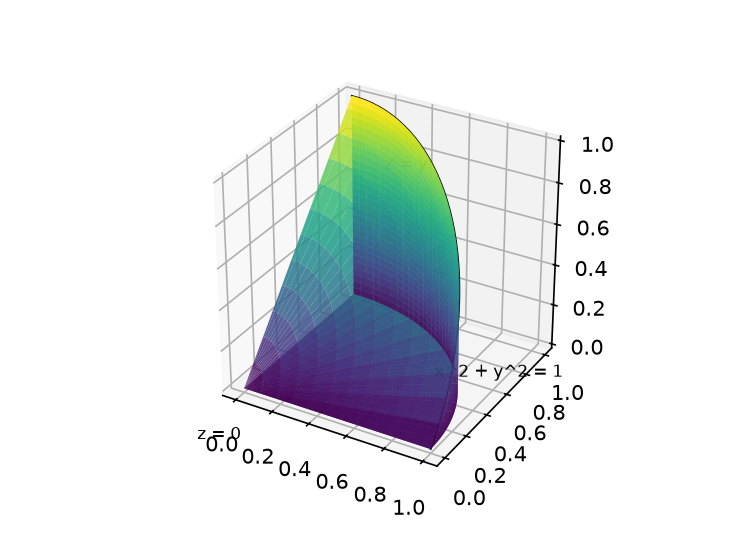

The script that saved this image:
"""Figure 1.1: the solid E under the plane z = y inside the quarter cylinder."""

import matplotlib
matplotlib.use("Agg")
import matplotlib.pyplot as plt
import numpy as np

theta = np.linspace(0, np.pi / 2, 40)
rad = np.linspace(0, 1, 24)
th, rr = np.meshgrid(theta, rad)
x, y = rr * np.cos(th), rr * np.sin(th)

fig, ax = plt.subplots(subplot_kw={"projection": "3d"}, figsize=(5, 3.6))
cmap = plt.get_cmap("viridis")
ax.plot_surface(x, y, np.zeros_like(x), cmap=cmap, alpha=0.85, rstride=2, cstride=2)
ax.plot_surface(x, y, y, cmap=cmap, alpha=0.85, rstride=2, cstride=2)
ts, ss = np.meshgrid(np.linspace(0, np.pi / 2, 40), np.linspace(0, 1, 30))
ax.plot_surface(np.cos(ts), np.sin(ts), ss * np.sin(ts), cmap=cmap, alpha=0.85)
ax.plot(np.cos(theta), np.sin(theta), np.sin(theta), color="k", lw=0.8)
ax.text2D(0.05, 0.1, "z = 0", transform=ax.transAxes, fontsize=8)
ax.text2D(0.5, 0.75, "z = y", transform=ax.transAxes, fontsize=8)
ax.text2D(0.62, 0.25, "x^2 + y^2 = 1", transform=ax.transAxes, fontsize=8)
ax.set_box_aspect((1, 1, 1))
fig.savefig("calculus-15.7.49/solution/part1_figure1.png", dpi=150)
figure, axes = fig, ax
figure.canvas.draw()
renderer = figure.canvas.get_renderer()
artists = list(axes.texts) + ([axes.get_legend()] if axes.get_legend() else [])
for artist in artists:
    box = artist.get_window_extent(renderer)
    name = artist.get_text() if hasattr(artist, "get_text") else "legend"
    assert axes.bbox.x0 - 1 <= box.x0 and box.x1 <= axes.bbox.x1 + 1, name
    assert axes.bbox.y0 - 1 <= box.y0 and box.y1 <= axes.bbox.y1 + 1, name
print("PASS figure 1.1")
